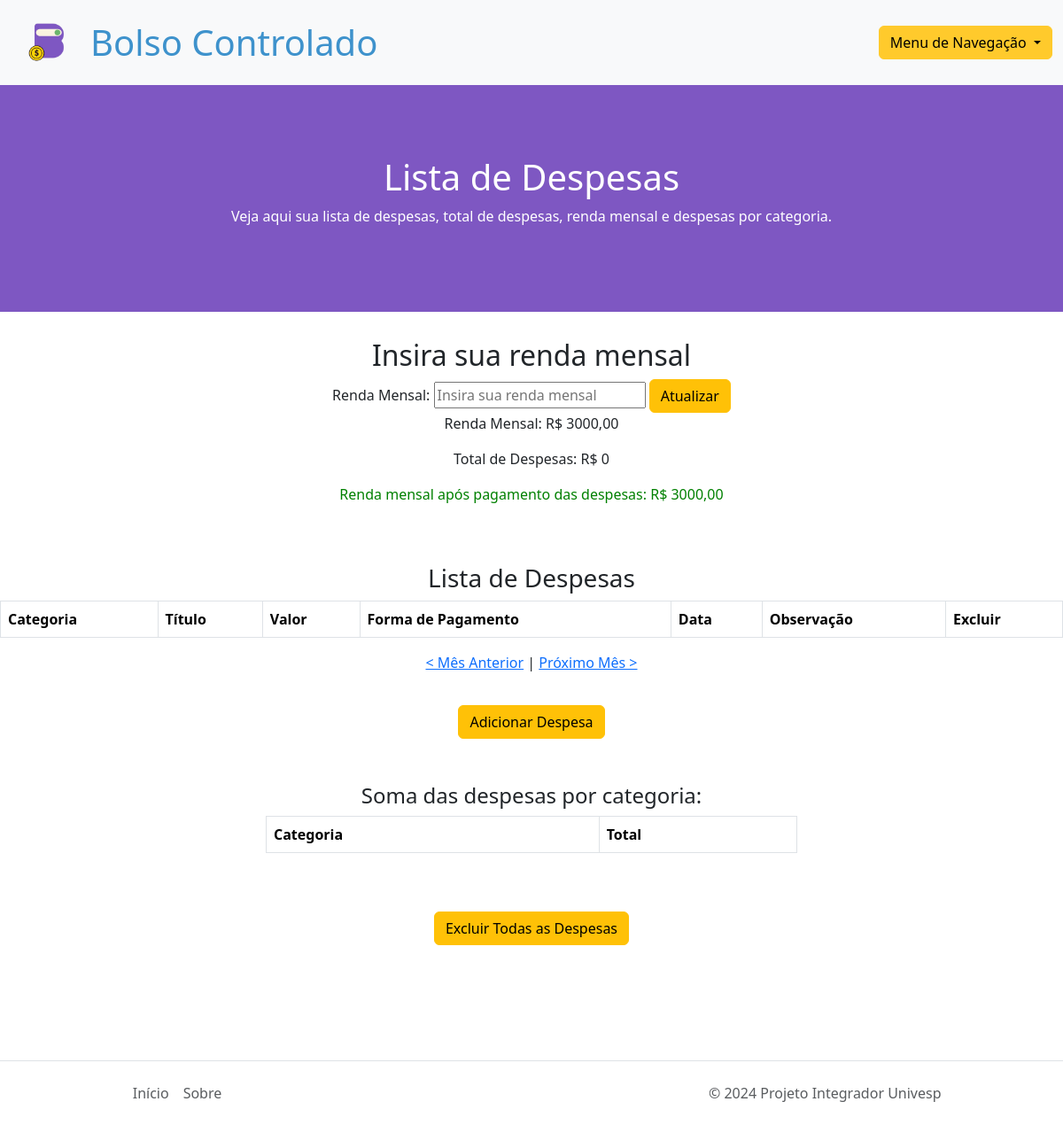
The page /expenses/2025/4/ (signed in) on the database as committed earlier.
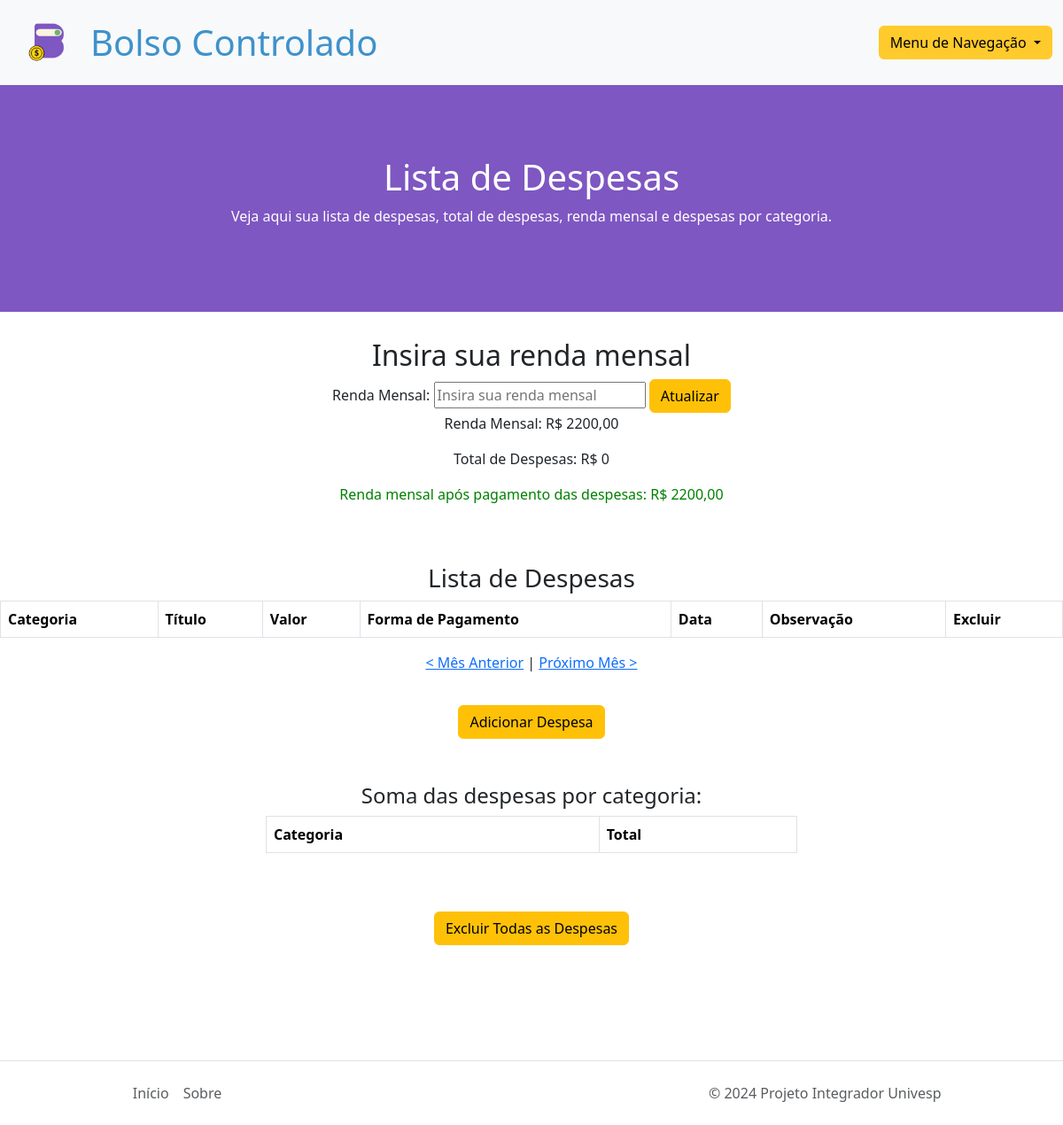
The same page on the database as committed later.
### expenses/models.py (models this page shows, shortened)
class UserProfile(models.Model):
    user = models.OneToOneField(User, on_delete=models.CASCADE, related_name='user_profile')  # Adicione related_name
    salary = models.DecimalField(max_digits=10, decimal_places=2, default=0)

### expenses/views.py (the view, shortened to what this page needs)
# urls.py: path('expenses/', ExpenseListView.as_view(), name='expense_list'),
class ExpenseListView(LoginRequiredMixin, ListView):
    model = Expense
    template_name = 'expenses/expense_list.html'
    context_object_name = 'expenses'
    def get_queryset(self):
        year = self.kwargs.get('year', None)
        month = self.kwargs.get('month', None)
        if year is None or month is None:
            current_date = datetime.now()
            year = current_date.year
            month = current_date.month
        return Expense.objects.filter(user=self.request.user, date__year=year, date__month=month)
    def get_context_data(self, **kwargs):
        context = super().get_context_data(**kwargs)
        year = int(self.kwargs.get('year', datetime.now().year))
        month = int(self.kwargs.get('month', datetime.now().month))
        prev_month, prev_year = (month - 1, year) if month > 1 else (12, year - 1)
        next_month, next_year = (month + 1, year) if month < 12 else (1, year + 1)
        expenses = self.get_queryset()
        total_expenses = expenses.aggregate(total=Sum('amount'))['total'] or 0
        salary = UserProfile.objects.get(user=self.request.user).salary if UserProfile.objects.filter(user=self.request.user).exists() else None
        difference = salary - total_expenses if salary is not None else None
        expenses_by_category = expenses.values('expense_category').annotate(total_amount=Sum('amount'))
        context.update({
            'total_expenses': round(total_expenses, 2),
            'salary': salary,
            'difference': difference,
            'expenses_by_category': expenses_by_category,
            'year': year,
            'month': month,
            'prev_year': prev_year,
            'prev_month': prev_month,
            'next_year': next_year,
            'next_month': next_month,
        })
        return context

### expenses/templates/expenses/expense_list.html (shortened to what the changed rows need)
{% load static %}
<!DOCTYPE html>
<html lang="pt-br">
<head>
    <link href="https://cdn.jsdelivr.net/npm/bootstrap@5.3.3/dist/css/bootstrap.min.css" rel="stylesheet">
</head>
<body>
<div id="banner">
    <h1 id="cor-letra-banner">Lista de Despesas</h1>
</div>
<div class="text-center" style="padding-top: 30px;">
    <h2>Insira sua renda mensal</h2>
    <form action="{% url 'expense_list' %}" method="post">
        <label for="salary">Renda Mensal:</label>
        <input type="text" id="salary" name="salary" placeholder="Insira sua renda mensal">
        <button class="btn btn-warning" type="submit">Atualizar</button>
    </form>
    {% if salary %}
    <p>Renda Mensal: R$ {{ salary }}</p>
    {% endif %}
    <p>Total de Despesas: R$ {{ total_expenses }}</p>
    {% if difference is not None %}
    {% if difference >= 0 %}
        <p style="color: green;">Renda mensal após pagamento das despesas: R$ {{ difference }}</p>
    {% else %}
        <p style="color: red;">Renda mensal após pagamento das despesas: <span style="color: red;">R$ {{ difference }}</span> <span style="color: red;">(Renda negativa)</span></p>
    {% endif %}
{% endif %}
</div>
<div class="table-responsive">
    <table class="table table-bordered">
        <thead>
            <tr>
                <th scope="col">Categoria</th>
                <th scope="col">Título</th>
                <th scope="col">Valor</th>
                <th scope="col">Forma de Pagamento</th>
                <th scope="col">Data</th>
                <th scope="col">Observação</th>
                <th scope="col">Excluir</th>
            </tr>
        </thead>
    </table>
</div>
<div>
    <div class="col-6 mx-auto">
        <div class="table-responsive">
            <table class="table table-bordered">
                <thead>
                    <tr>
                        <th scope="col">Categoria</th>
                        <th scope="col">Total</th>
                    </tr>
                </thead>
            </table>
        </div>
    </div>
</div>
</body>
</html>

Rows that differ between the two databases and show on the page:
changed UserProfile: salary "3000,00" → "2200,00"
Other text that changed with them:
{{ difference }}: "3000,00" → "2200,00"
